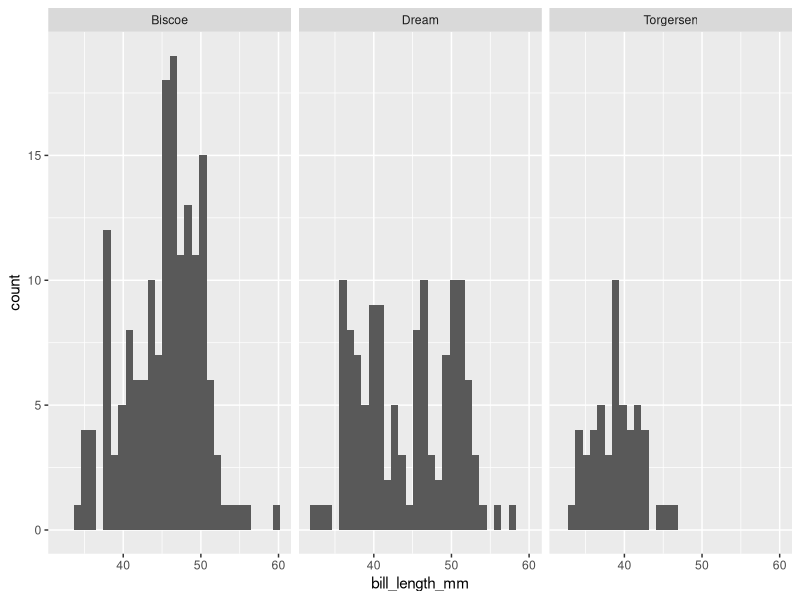

Here is the R script that generated this plot:
## ---- chunk 1
knitr::opts_chunk$set(echo = TRUE)
library(palmerpenguins)
library(tidyverse)
## ---- chunk 2
ggplot(data = penguins) + geom_histogram(mapping = aes(x = bill_length_mm)) + facet_wrap("island")
